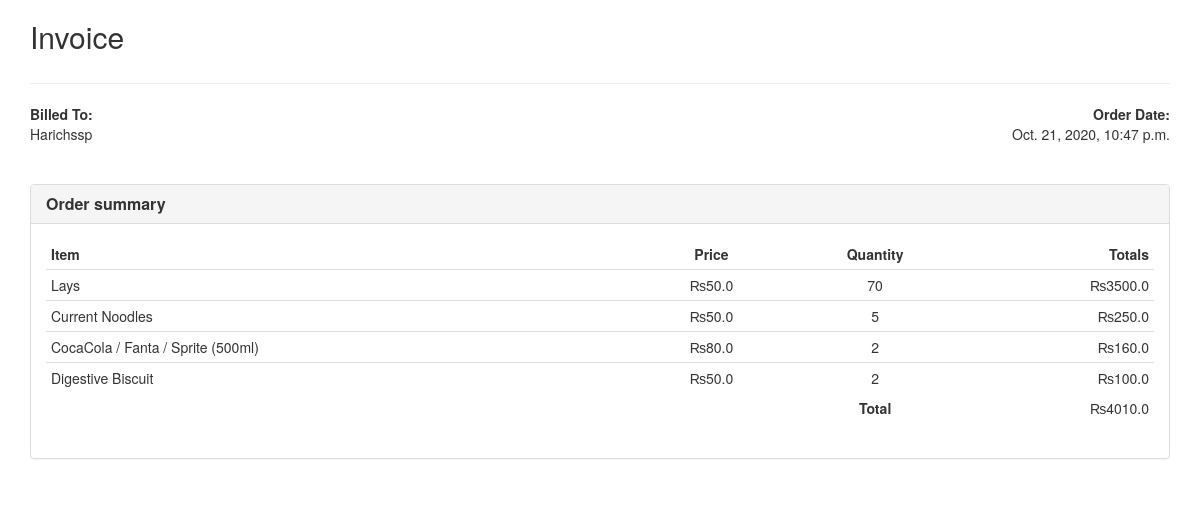
/print-bill/3 (signed in), run on the app's committed database.
### store/models.py (models this page shows, shortened)
class Bill(models.Model):
    customer_name = models.CharField(max_length=255)
    date_created = models.DateTimeField(auto_now=True, blank=True)

class BillItems(models.Model):
    bill = models.ForeignKey(Bill, on_delete=models.SET_NULL, null=True)
    product = models.ForeignKey(Product, on_delete=models.SET_NULL, null=True)
    quantity = models.IntegerField(default=0, null=True, blank=True)
    def productInfo(self):
        info = {'name':self.product.product_name, 'price': self.product.product_sp}
        return info
    def total(self):
        return self.quantity*self.product.product_sp

class Product(models.Model):
    product_name = models.CharField(max_length=200)
    product_description = models.TextField()
    product_quantity = models.IntegerField()
    product_company = models.CharField(max_length=264)
    product_cp = models.FloatField()
    product_sp = models.FloatField()

### store/views.py (the view)
# urls.py: path('print-bill/<int:id>', views.print_bill, name="print-bill")
@login_required(login_url="/account/login")
def print_bill(request, id):
    billItems = BillItems.objects.filter(bill=Bill.objects.get(id=id))
    grandTotal = 0
    for i in billItems:
        grandTotal += int(i.quantity)*float(i.product.product_sp)
    bill = Bill.objects.get(id=id)
    context = {'bill': bill, 'items':billItems, 'g_total':grandTotal}
    return render(request, 'invoice.html', context)

### templates/invoice.html (shortened to what this page needs)
<!DOCTYPE html>
{% load static %}
<html lang="en">
<head>
    <link href="//netdna.bootstrapcdn.com/bootstrap/3.1.0/css/bootstrap.min.css" rel="stylesheet" id="bootstrap-css">
    <link rel="stylesheet" href="{% static "css/invoice.css" %}">
</head>
<body>
<div class="container">
    <div class="row">
        <div class="col-xs-12">
    		<div class="invoice-title">
    			<h2>Invoice</h2>
    		</div>
    		<hr>
    		<div class="row">
    			<div class="col-xs-6">
    				<address>
    				<strong>Billed To:</strong><br>
                            {{bill.customer_name}}<br><br>
    				</address>
    			</div>
    			<div class="col-xs-6 text-right">
    				<address>
    					<strong>Order Date:</strong><br>
    					{{bill.date_created}}<br><br>
    				</address>
    			</div>
    		</div>
    	</div>
    </div>
    <div class="row">
    	<div class="col-md-12">
    		<div class="panel panel-default">
    			<div class="panel-heading">
    				<h3 class="panel-title"><strong>Order summary</strong></h3>
    			</div>
    			<div class="panel-body">
    				<div class="table-responsive">
    					<table class="table table-condensed">
    						<thead>
                                <tr>
        							<td><strong>Item</strong></td>
        							<td class="text-center"><strong>Price</strong></td>
        							<td class="text-center"><strong>Quantity</strong></td>
        							<td class="text-right"><strong>Totals</strong></td>
                                </tr>
    						</thead>
    						<tbody>
                                {% for item in items %}
    							<tr>
    								<td>{{item.productInfo.name}}</td>
    								<td class="text-center">&#x20A8;{{item.productInfo.price}}</td>
    								<td class="text-center">{{item.quantity}}</td>
    								<td class="text-right">&#x20A8;{{item.total}}</td>
    							</tr>
                                {% endfor %}
    							<tr>
    								<td class="no-line"></td>
    								<td class="no-line"></td>
    								<td class="no-line text-center"><strong>Total</strong></td>
    								<td class="no-line text-right">&#x20A8;{{g_total}}</td>
    							</tr>
    						</tbody>
    					</table>
    				</div>
    			</div>
    		</div>
    	</div>
    </div>
</div>
</body>
</html>

### static/css/invoice.css (style rules this page uses)
.invoice-title h2, .invoice-title h3 { display: inline-block; }
.table > tbody > tr > .no-line { border-top: none; }

### data on the page
Bill: customer_name "Harichssp", date_created "Oct. 21, 2020, 10:47 p.m."
BillItems: productInfo.name "Lays", productInfo.price "50.0", quantity "70", total "3500.0"
BillItems: productInfo.name "Current Noodles", productInfo.price "50.0", quantity "5", total "250.0"
BillItems: productInfo.name "CocaCola / Fanta / Sprite (500ml)", productInfo.price "80.0", quantity "2", total "160.0"
BillItems: productInfo.name "Digestive Biscuit", productInfo.price "50.0", quantity "2", total "100.0"

### other printed values
{{ g_total }} "4010.0"
